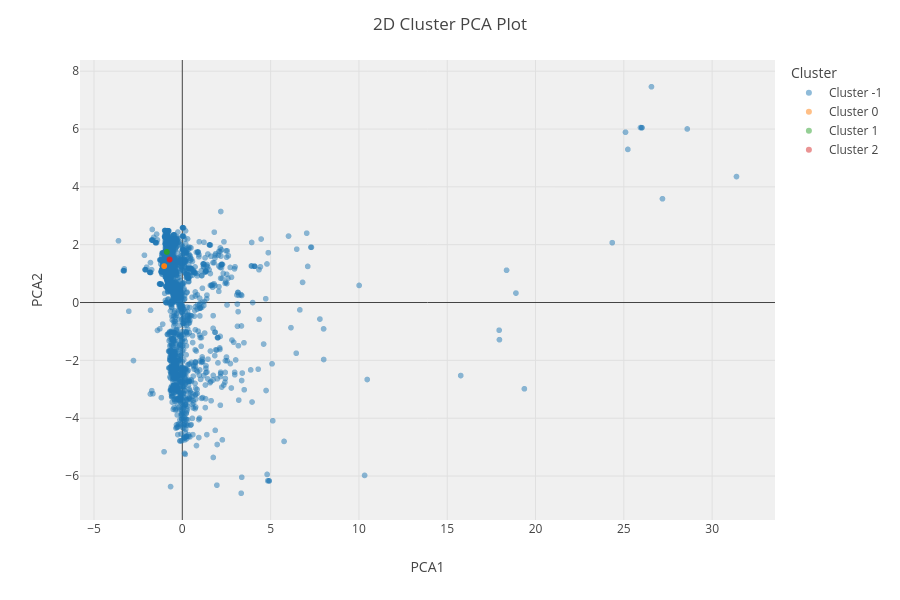

Notebook code cell kept with this figure:
### Code cell
from pycaret.clustering import create_model, plot_model

# DBSCAN finner selv antall klynger basert på tetthet
dbscan = create_model("dbscan")

# Vis klyngene og støy/outliers
plot_model(dbscan, plot="cluster")

### Figure 1 — Plotly figure (JSON) as saved in the notebook; plotly's stock layout.template omitted (floating-point values rounded to 4 significant figures; data arrays with more than 128 entries replaced by an {"elided": "..."} marker saying what was removed)
{"data": [{"customdata": {"elided": "2238x1 str values"}, "hovertemplate": "Cluster=Cluster -1<br>PCA1=%{x}<br>PCA2=%{y}<br>Feature=%{customdata[0]}<extra></extra>", "legendgroup": "Cluster -1", "marker": {"color": "#1F77B4", "opacity": 0.5, "symbol": "circle"}, "mode": "markers", "name": "Cluster -1", "showlegend": true, "textposition": "top center", "type": "scattergl", "x": {"elided": "2238 float values"}, "xaxis": "x", "y": {"elided": "2238 float values"}, "yaxis": "y"}, {"customdata": [["2024-01-01T00:00:00"], ["2024-01-01T00:00:00"], ["2024-02-01T00:00:00"], ["2024-02-01T00:00:00"], ["2024-03-01T00:00:00"], ["2024-03-01T00:00:00"]], "hovertemplate": "Cluster=Cluster 0<br>PCA1=%{x}<br>PCA2=%{y}<br>Feature=%{customdata[0]}<extra></extra>", "legendgroup": "Cluster 0", "marker": {"color": "#FF7F0E", "opacity": 0.5, "symbol": "circle"}, "mode": "markers", "name": "Cluster 0", "showlegend": true, "textposition": "top center", "type": "scattergl", "x": [-1.021, -1.021, -1.027, -1.027, -1.033, -1.033], "xaxis": "x", "y": [1.259, 1.259, 1.259, 1.259, 1.26, 1.26], "yaxis": "y"}, {"customdata": [["2024-02-01T00:00:00"], ["2024-03-01T00:00:00"], ["2024-01-01T00:00:00"], ["2024-01-01T00:00:00"], ["2024-02-01T00:00:00"], ["2024-03-01T00:00:00"]], "hovertemplate": "Cluster=Cluster 1<br>PCA1=%{x}<br>PCA2=%{y}<br>Feature=%{customdata[0]}<extra></extra>", "legendgroup": "Cluster 1", "marker": {"color": "#2CA02C", "opacity": 0.5, "symbol": "circle"}, "mode": "markers", "name": "Cluster 1", "showlegend": true, "textposition": "top center", "type": "scattergl", "x": [-0.8753, -0.881, -0.8696, -0.8696, -0.8753, -0.881], "xaxis": "x", "y": [1.749, 1.75, 1.748, 1.748, 1.749, 1.75], "yaxis": "y"}, {"customdata": [["2024-01-01T00:00:00"], ["2024-02-01T00:00:00"], ["2024-02-01T00:00:00"], ["2024-03-01T00:00:00"], ["2024-03-01T00:00:00"], ["2024-01-01T00:00:00"]], "hovertemplate": "Cluster=Cluster 2<br>PCA1=%{x}<br>PCA2=%{y}<br>Feature=%{customdata[0]}<extra></extra>", "legendgroup": "Cluster 2", "marker": {"color": "#D62728", "opacity": 0.5, "symbol": "circle"}, "mode": "markers", "name": "Cluster 2", "showlegend": true, "textposition": "top center", "type": "scattergl", "x": [-0.7143, -0.72, -0.72, -0.7257, -0.7257, -0.7143], "xaxis": "x", "y": [1.486, 1.487, 1.487, 1.488, 1.488, 1.486], "yaxis": "y"}], "layout": {"height": 600, "legend": {"title": {"text": "Cluster"}, "tracegroupgap": 0}, "margin": {"t": 60}, "plot_bgcolor": "rgb(240,240,240)", "title": {"text": "2D Cluster PCA Plot"}, "xaxis": {"anchor": "y", "domain": [0, 1], "title": {"text": "PCA1"}}, "yaxis": {"anchor": "x", "domain": [0, 1], "title": {"text": "PCA2"}}}}
